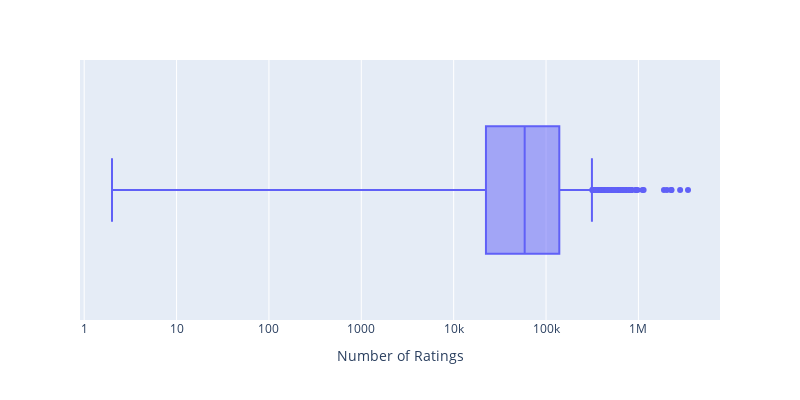

Notebook cell for this chart:
### Markdown cell above
From the above boxplot we can infer that :

Median Number of Pages = 368 and IQR (Middle 50 percent) = 145

Two books with most pages:

Fifty Shades Trilogy - 1859

Fableheaven - 1500

Two books with least pages:

The Collectors - 1

The Last Boyfriend - 11

### Code cell
# boxplot for number of ratings

fig = px.box(books, x='no_of_ratings', hover_name=books['titles'],width=800, height=400, color_discrete_sequence=['#6060f7'], log_x=True)
fig.update_layout(xaxis_title_text='Number of Ratings')
fig.show()

### Figure 1 — Plotly figure (JSON) as saved in the notebook; plotly's stock layout.template omitted (floating-point values rounded to 4 significant figures; data arrays with more than 128 entries replaced by an {"elided": "..."} marker saying what was removed)
{"data": [{"alignmentgroup": "True", "hovertemplate": "<b>%{hovertext}</b><br><br>no_of_ratings=%{x}<extra></extra>", "hovertext": {"elided": "1000 str values"}, "legendgroup": "", "marker": {"color": "#6060f7"}, "name": "", "notched": false, "offsetgroup": "", "orientation": "h", "showlegend": false, "type": "box", "x": {"elided": "1000 int values"}, "x0": " ", "xaxis": "x", "y0": " ", "yaxis": "y"}], "layout": {"boxmode": "group", "height": 400, "legend": {"tracegroupgap": 0}, "margin": {"t": 60}, "width": 800, "xaxis": {"anchor": "y", "domain": [0, 1], "title": {"text": "Number of Ratings"}, "type": "log"}, "yaxis": {"anchor": "x", "domain": [0, 1]}}}
